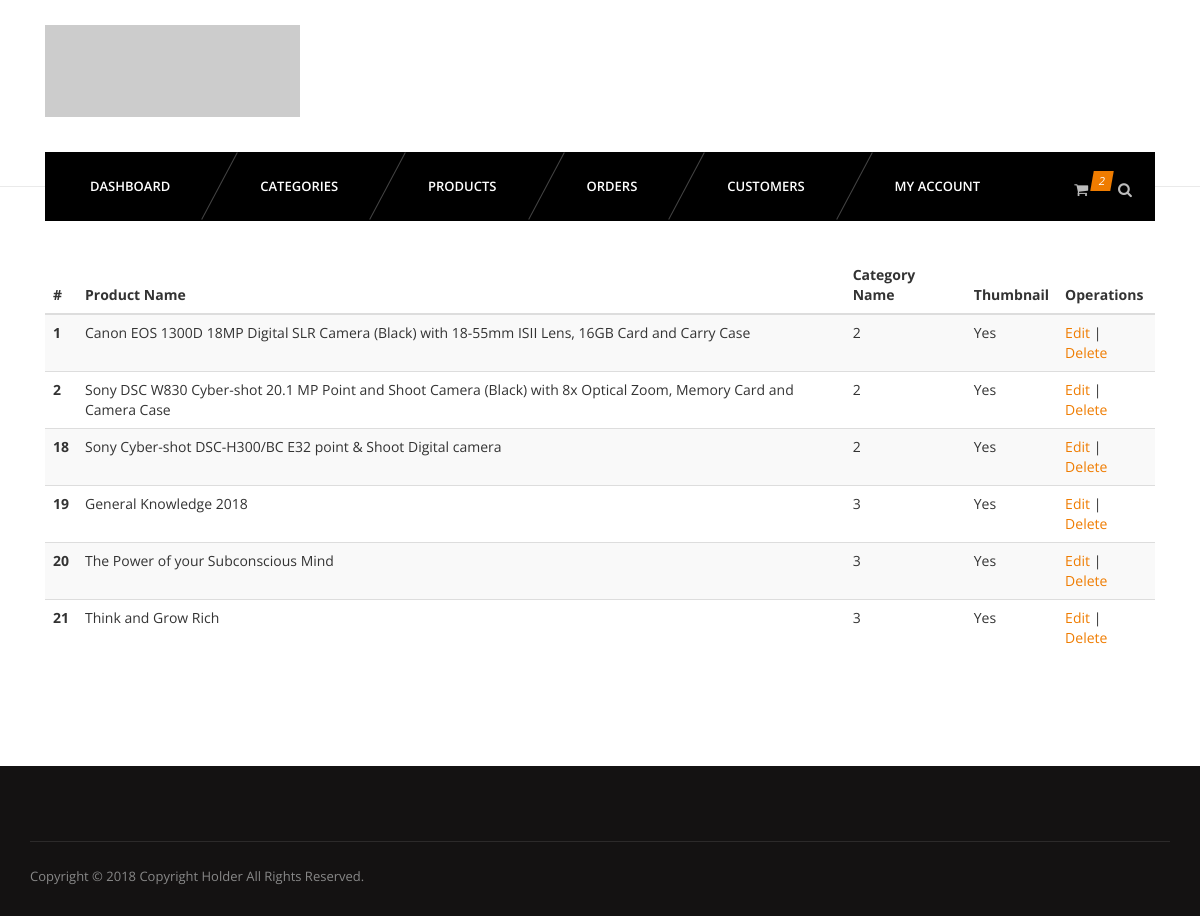
The app's page /admin/products.php (signed in) with its own data.
### tables this page shows
CREATE TABLE `products` (
  `id` int(11) NOT NULL,
  `name` varchar(255) NOT NULL,
  `catid` int(11) NOT NULL,
  `price` varchar(255) NOT NULL,
  `thumb` varchar(255) NOT NULL,
  `description` varchar(255) NOT NULL
);

### admin/products.php (the view, shortened to what this page needs)
<?php
require_once '../config/connect.php';
?>
<?php include 'inc/header.php'; ?>
<?php include 'inc/nav.php'; ?>
<section id="content">
    <div class="content-blog">
        <div class="container">
            <table class="table table-striped">
                <thead>
                    <tr>
                        <th>#</th>
                        <th>Product Name</th>
                        <th>Category Name</th>
                        <th>Thumbnail</th>
                        <th>Operations</th>
                    </tr>
                </thead>
                <tbody>
                    <?php
                    $sql = "SELECT * FROM products";
                    $res = mysqli_query($connection, $sql);
                    while ($r = mysqli_fetch_assoc($res)) {
                        ?>
                        <tr>
                            <th scope="row"><?php echo $r['id']; ?></th>
                            <td><?php echo $r['name']; ?></td>
                            <td><?php echo $r['catid']; ?></td>
                            <td><?php if ($r['thumb']) {
                                echo "Yes";
                            } else {
                                echo "No";
                            } ?></td>
                            <td><a href="editproduct.php?id=<?php echo $r['id']; ?>">Edit</a> | <a href="delproduct.php?id=<?php echo $r['id']; ?>">Delete</a></td>
                        </tr>
                        <?php
                    } ?>
                </tbody>
            </table>
        </div>
    </div>
</section>
<?php include 'inc/footer.php' ?>

### css/light.css (style rules this page uses)
body { background-color:#fff; }

### records on screen
products: id "1", name "Canon EOS 1300D 18MP Digital SLR Camera (Black) with 18-55mm ISII Lens, 16GB Card and Carry Case", catid "2", shows "Yes"
products: id "2", name "Sony DSC W830 Cyber-shot 20.1 MP Point and Shoot Camera (Black) with 8x Optical Zoom, Memory Card and Camera Case", catid "2", shows "Yes"
products: id "18", name "Sony Cyber-shot DSC-H300/BC E32 point & Shoot Digital camera", catid "2", shows "Yes"
products: id "19", name "General Knowledge 2018", catid "3", shows "Yes"
products: id "20", name "The Power of your Subconscious Mind", catid "3", shows "Yes"
products: id "21", name "Think and Grow Rich", catid "3", shows "Yes"
